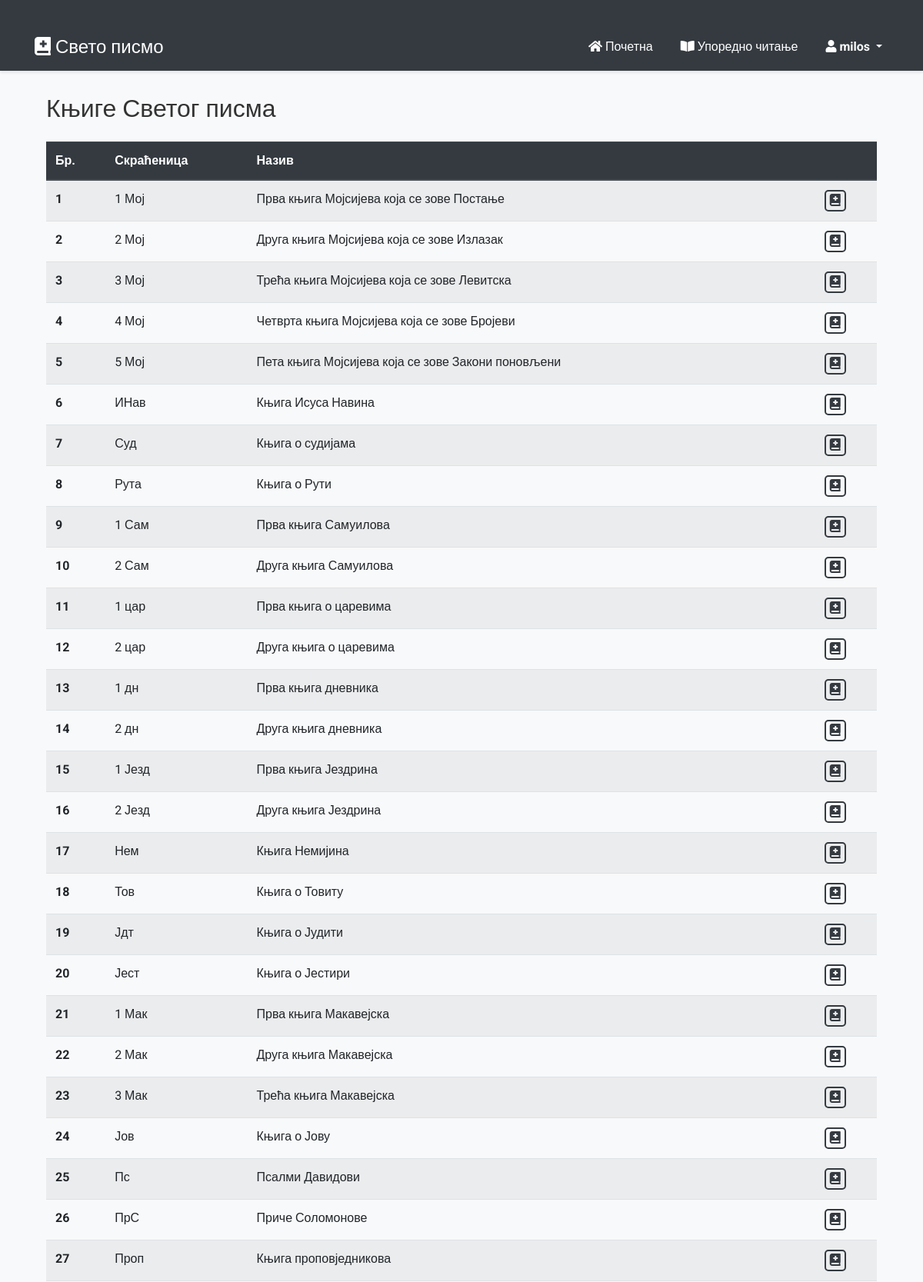
The page / (signed in, upper part) on the database its author committed.
### web_page/models.py (models this page shows)
class User(AbstractUser):
    pass

### verse_fetcher/models.py (models this page shows, shortened)
class Books(models.Model):
    id = models.AutoField(primary_key=True)  # Explicit primary key
    acronym = models.TextField()
    title = models.TextField()
    class Meta:
        managed = False  # Keep this if you don't want Django to manage the table
        db_table = 'books'

### web_page/views.py (the view)
# urls.py: path("", views.index, name="index"),
def index(request):
    books = Books.objects.all()
    return render(request, "web_page/index.html", {
        "books": books
    })

### web_page/templates/web_page/index.html
{% extends "web_page/layout.html" %}
{% block body %}
<div class="container">
    <h2 class="my-4 unselectable">Књиге Светог писма</h2>
    <div class="table-responsive">
        <table class="table table-striped table-hover">
            <thead class="thead-dark">
                <tr>
                    <th scope="col" class="unselectable">Бр.</th>
                    <th scope="col" class="unselectable">Скраћеница</th>
                    <th scope="col" class="unselectable">Назив</th>
                    <th scope="col"></th>
                </tr>
            </thead>
            <tbody>
                {% for book in books %}
                <tr>
                    <th scope="row" class="unselectable">{{ forloop.counter }}</th>
                    <td>{{ book.acronym }}</td>
                    <td>{{ book.title }}</td>
                    <td><a href="{% url 'show_book' book_id=book.id %}" class="btn btn-outline-primary"><i class='fas fa-book-medical'></i></a></td>
                </tr>
                {% endfor %}
            </tbody>
        </table>
    </div>
</div>
{% endblock %}

### web_page/templates/web_page/layout.html (shortened to what this page needs)
{% load static %}
<!DOCTYPE html>
<html lang="sr">
<head>
    <link rel="stylesheet" href="https://stackpath.bootstrapcdn.com/bootstrap/4.4.1/css/bootstrap.min.css">
    <link rel="stylesheet" href="https://cdnjs.cloudflare.com/ajax/libs/font-awesome/5.15.4/css/all.min.css">
    <link rel="stylesheet" href="{% static 'web_page/css/styles.css' %}">
</head>
<body>
    <nav class="navbar navbar-expand-lg navbar-dark unselectable">
        <div class="container">
            <a class="navbar-brand" href="{% url 'index' %}"><i class='fas fa-book-medical'></i> Свето писмо</a>
            <div class="collapse navbar-collapse" id="navbarNav">
                <ul class="navbar-nav ml-auto">
                    <li class="nav-item">
                        <a class="nav-link" href="{% url 'index' %}"><i class="fas fa-home"></i> Почетна</a>
                    </li>
                    <li class="nav-item">
                        <a class="nav-link" href="{% url 'comparative reading' %}"><i class="fas fa-book-open"></i> Упоредно читање</a>
                    </li>
                    <li class="nav-item dropdown">
                        <a class="nav-link dropdown-toggle" href="#" id="navbarDropdown" role="button" data-toggle="dropdown" aria-haspopup="true" aria-expanded="false">
                            <i class="fas fa-user"></i> {% if user.is_authenticated %}<strong>{{ user.username }}</strong> {% else %} Нисте пријављени {% endif %}
                        </a></strong>
                    </li>
                </ul>
            </div>
        </div>
    </nav>
    <div class="container">
        {% block body %}
        {% endblock %}
    </div>
</body>
</html>

### web_page/static/web_page/css/styles.css (style rules this page uses)
body { font-family: 'Roboto', sans-serif; background-color: #f8f9fa; color: #333; }
.container { margin-top: 30px; }
.unselectable { -webkit-user-select: none; -moz-user-select: none; -ms-user-select: none; user-select: none; }
.navbar { background-color: #343a40; box-shadow: 0 2px 4px rgba(0, 0, 0, 0.1); }
.navbar-brand { font-size: 1.5rem; font-weight: 500; color: #fff !important; }
.navbar-nav .nav-link { color: #fff !important; font-weight: 400; margin-left: 20px; }
.btn-outline-primary { background-color: transparent; border: 2px solid #343a40; color: #343a40; padding: 0px 5px; font-size: 16px; font-weight: 500; border-radius: 5px; cursor: pointer; transition: background-color 0.3s ease, color 0.3s ease, border-color 0.3s ease; }
a { color: #ffc107; text-decoration: none; transition: color 0.3s ease; }

### rows shown on the page
User: username "milos"
Books: acronym "1 Мој", title "Прва књига Мојсијева која се зове Постање"
Books: acronym "2 Мој", title "Друга књига Мојсијева која се зове Излазак"
Books: acronym "3 Мој", title "Трећа књига Мојсијева која се зове Левитска"
Books: acronym "4 Мој", title "Четврта књига Мојсијева која се зове Бројеви"
Books: acronym "5 Мој", title "Пета књига Мојсијева која се зове Закони поновљени"
Books: acronym "ИНав", title "Књига Исуса Навина"
Books: acronym "Суд", title "Књига о судијама"
Books: acronym "Рута", title "Књига о Рути"
Books: acronym "1 Сам", title "Прва књига Самуилова"
Books: acronym "2 Сам", title "Друга књига Самуилова"
Books: acronym "1 цар", title "Прва књига о царевима"
Books: acronym "2 цар", title "Друга књига о царевима"
Books: acronym "1 дн", title "Прва књига дневника"
Books: acronym "2 дн", title "Друга књига дневника"
Books: acronym "1 Језд", title "Прва књига Јездрина"
Books: acronym "2 Језд", title "Друга књига Јездрина"
Books: acronym "Нем", title "Књига Немијина"
Books: acronym "Тов", title "Књига о Товиту"
Books: acronym "Јдт", title "Књига о Јудити"
Books: acronym "Јест", title "Књига о Јестири"
Books: acronym "1 Мак", title "Прва књига Макавејска"
Books: acronym "2 Мак", title "Друга књига Макавејска"
Books: acronym "3 Мак", title "Трећа књига Макавејска"
Books: acronym "Јов", title "Књига о Јову"
Books: acronym "Пс", title "Псалми Давидови"
Books: acronym "ПрС", title "Приче Соломонове"
Books: acronym "Проп", title "Књига проповједникова"
